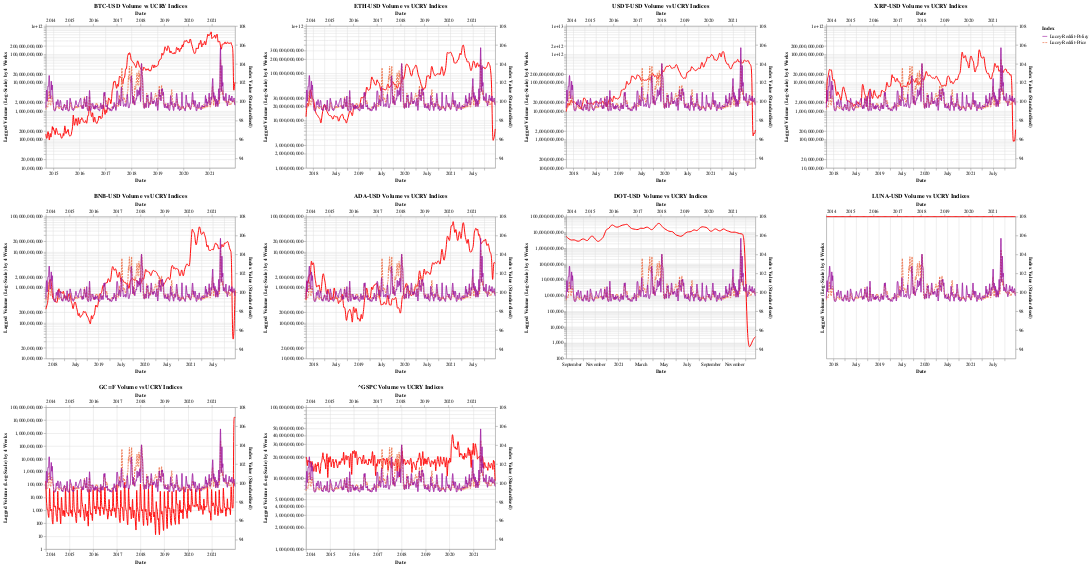

The code cell stored with this chart in its notebook:
### Markdown cell above
**Volume when h=4**

### Code cell
gen_Y_vs_ucry_chart(4, Y='Volume')

### Figure 1 — Vega-Lite specification as saved in the notebook (floating-point values rounded to 4 significant figures; data arrays with more than 128 entries replaced by an {"elided": "..."} marker saying what was removed)
{"config": {"view": {"continuousWidth": 400, "continuousHeight": 300}}, "concat": [{"layer": [{"mark": {"type": "line", "interpolate": "basis"}, "encoding": {"color": {"value": "#FF0000"}, "tooltip": [{"field": "Date", "type": "temporal"}, {"field": "Volume (Lag=4)", "type": "quantitative"}, {"field": "Ticker", "type": "nominal"}], "x": {"field": "Date", "type": "temporal"}, "y": {"field": "Volume (Lag=4)", "scale": {"type": "log"}, "title": "Lagged Volume (Log-Scale) by 4 Weeks", "type": "quantitative"}}}, {"data": {"name": "data-9193622dbca9102f8eda1e621fa5ecb6"}, "mark": {"type": "line", "interpolate": "basis"}, "encoding": {"color": {"field": "Index", "scale": {"scheme": "plasma"}, "type": "nominal"}, "strokeDash": {"field": "Index", "type": "nominal"}, "tooltip": [{"field": "Date", "type": "temporal"}, {"field": "Index Value (Standardised)", "type": "quantitative"}, {"field": "Index", "type": "nominal"}], "x": {"field": "Date", "type": "temporal"}, "y": {"field": "Index Value (Standardised)", "scale": {"domain": [93, 108]}, "type": "quantitative"}}}], "data": {"name": "data-e4246e226d0b272a9b80b066c17310ea"}, "resolve": {"scale": {"x": "independent", "y": "independent"}}, "title": "BTC-USD Volume vs UCRY Indices", "transform": [{"filter": "(datum.Ticker === 'BTC-USD')"}]}, {"layer": [{"mark": {"type": "line", "interpolate": "basis"}, "encoding": {"color": {"value": "#FF0000"}, "tooltip": [{"field": "Date", "type": "temporal"}, {"field": "Volume (Lag=4)", "type": "quantitative"}, {"field": "Ticker", "type": "nominal"}], "x": {"field": "Date", "type": "temporal"}, "y": {"field": "Volume (Lag=4)", "scale": {"type": "log"}, "title": "Lagged Volume (Log-Scale) by 4 Weeks", "type": "quantitative"}}}, {"data": {"name": "data-9193622dbca9102f8eda1e621fa5ecb6"}, "mark": {"type": "line", "interpolate": "basis"}, "encoding": {"color": {"field": "Index", "scale": {"scheme": "plasma"}, "type": "nominal"}, "strokeDash": {"field": "Index", "type": "nominal"}, "tooltip": [{"field": "Date", "type": "temporal"}, {"field": "Index Value (Standardised)", "type": "quantitative"}, {"field": "Index", "type": "nominal"}], "x": {"field": "Date", "type": "temporal"}, "y": {"field": "Index Value (Standardised)", "scale": {"domain": [93, 108]}, "type": "quantitative"}}}], "data": {"name": "data-e4246e226d0b272a9b80b066c17310ea"}, "resolve": {"scale": {"x": "independent", "y": "independent"}}, "title": "ETH-USD Volume vs UCRY Indices", "transform": [{"filter": "(datum.Ticker === 'ETH-USD')"}]}, {"layer": [{"mark": {"type": "line", "interpolate": "basis"}, "encoding": {"color": {"value": "#FF0000"}, "tooltip": [{"field": "Date", "type": "temporal"}, {"field": "Volume (Lag=4)", "type": "quantitative"}, {"field": "Ticker", "type": "nominal"}], "x": {"field": "Date", "type": "temporal"}, "y": {"field": "Volume (Lag=4)", "scale": {"type": "log"}, "title": "Lagged Volume (Log-Scale) by 4 Weeks", "type": "quantitative"}}}, {"data": {"name": "data-9193622dbca9102f8eda1e621fa5ecb6"}, "mark": {"type": "line", "interpolate": "basis"}, "encoding": {"color": {"field": "Index", "scale": {"scheme": "plasma"}, "type": "nominal"}, "strokeDash": {"field": "Index", "type": "nominal"}, "tooltip": [{"field": "Date", "type": "temporal"}, {"field": "Index Value (Standardised)", "type": "quantitative"}, {"field": "Index", "type": "nominal"}], "x": {"field": "Date", "type": "temporal"}, "y": {"field": "Index Value (Standardised)", "scale": {"domain": [93, 108]}, "type": "quantitative"}}}], "data": {"name": "data-e4246e226d0b272a9b80b066c17310ea"}, "resolve": {"scale": {"x": "independent", "y": "independent"}}, "title": "USDT-USD Volume vs UCRY Indices", "transform": [{"filter": "(datum.Ticker === 'USDT-USD')"}]}, {"layer": [{"mark": {"type": "line", "interpolate": "basis"}, "encoding": {"color": {"value": "#FF0000"}, "tooltip": [{"field": "Date", "type": "temporal"}, {"field": "Volume (Lag=4)", "type": "quantitative"}, {"field": "Ticker", "type": "nominal"}], "x": {"field": "Date", "type": "temporal"}, "y": {"field": "Volume (Lag=4)", "scale": {"type": "log"}, "title": "Lagged Volume (Log-Scale) by 4 Weeks", "type": "quantitative"}}}, {"data": {"name": "data-9193622dbca9102f8eda1e621fa5ecb6"}, "mark": {"type": "line", "interpolate": "basis"}, "encoding": {"color": {"field": "Index", "scale": {"scheme": "plasma"}, "type": "nominal"}, "strokeDash": {"field": "Index", "type": "nominal"}, "tooltip": [{"field": "Date", "type": "temporal"}, {"field": "Index Value (Standardised)", "type": "quantitative"}, {"field": "Index", "type": "nominal"}], "x": {"field": "Date", "type": "temporal"}, "y": {"field": "Index Value (Standardised)", "scale": {"domain": [93, 108]}, "type": "quantitative"}}}], "data": {"name": "data-e4246e226d0b272a9b80b066c17310ea"}, "resolve": {"scale": {"x": "independent", "y": "independent"}}, "title": "XRP-USD Volume vs UCRY Indices", "transform": [{"filter": "(datum.Ticker === 'XRP-USD')"}]}, {"layer": [{"mark": {"type": "line", "interpolate": "basis"}, "encoding": {"color": {"value": "#FF0000"}, "tooltip": [{"field": "Date", "type": "temporal"}, {"field": "Volume (Lag=4)", "type": "quantitative"}, {"field": "Ticker", "type": "nominal"}], "x": {"field": "Date", "type": "temporal"}, "y": {"field": "Volume (Lag=4)", "scale": {"type": "log"}, "title": "Lagged Volume (Log-Scale) by 4 Weeks", "type": "quantitative"}}}, {"data": {"name": "data-9193622dbca9102f8eda1e621fa5ecb6"}, "mark": {"type": "line", "interpolate": "basis"}, "encoding": {"color": {"field": "Index", "scale": {"scheme": "plasma"}, "type": "nominal"}, "strokeDash": {"field": "Index", "type": "nominal"}, "tooltip": [{"field": "Date", "type": "temporal"}, {"field": "Index Value (Standardised)", "type": "quantitative"}, {"field": "Index", "type": "nominal"}], "x": {"field": "Date", "type": "temporal"}, "y": {"field": "Index Value (Standardised)", "scale": {"domain": [93, 108]}, "type": "quantitative"}}}], "data": {"name": "data-e4246e226d0b272a9b80b066c17310ea"}, "resolve": {"scale": {"x": "independent", "y": "independent"}}, "title": "BNB-USD Volume vs UCRY Indices", "transform": [{"filter": "(datum.Ticker === 'BNB-USD')"}]}, {"layer": [{"mark": {"type": "line", "interpolate": "basis"}, "encoding": {"color": {"value": "#FF0000"}, "tooltip": [{"field": "Date", "type": "temporal"}, {"field": "Volume (Lag=4)", "type": "quantitative"}, {"field": "Ticker", "type": "nominal"}], "x": {"field": "Date", "type": "temporal"}, "y": {"field": "Volume (Lag=4)", "scale": {"type": "log"}, "title": "Lagged Volume (Log-Scale) by 4 Weeks", "type": "quantitative"}}}, {"data": {"name": "data-9193622dbca9102f8eda1e621fa5ecb6"}, "mark": {"type": "line", "interpolate": "basis"}, "encoding": {"color": {"field": "Index", "scale": {"scheme": "plasma"}, "type": "nominal"}, "strokeDash": {"field": "Index", "type": "nominal"}, "tooltip": [{"field": "Date", "type": "temporal"}, {"field": "Index Value (Standardised)", "type": "quantitative"}, {"field": "Index", "type": "nominal"}], "x": {"field": "Date", "type": "temporal"}, "y": {"field": "Index Value (Standardised)", "scale": {"domain": [93, 108]}, "type": "quantitative"}}}], "data": {"name": "data-e4246e226d0b272a9b80b066c17310ea"}, "resolve": {"scale": {"x": "independent", "y": "independent"}}, "title": "ADA-USD Volume vs UCRY Indices", "transform": [{"filter": "(datum.Ticker === 'ADA-USD')"}]}, {"layer": [{"mark": {"type": "line", "interpolate": "basis"}, "encoding": {"color": {"value": "#FF0000"}, "tooltip": [{"field": "Date", "type": "temporal"}, {"field": "Volume (Lag=4)", "type": "quantitative"}, {"field": "Ticker", "type": "nominal"}], "x": {"field": "Date", "type": "temporal"}, "y": {"field": "Volume (Lag=4)", "scale": {"type": "log"}, "title": "Lagged Volume (Log-Scale) by 4 Weeks", "type": "quantitative"}}}, {"data": {"name": "data-9193622dbca9102f8eda1e621fa5ecb6"}, "mark": {"type": "line", "interpolate": "basis"}, "encoding": {"color": {"field": "Index", "scale": {"scheme": "plasma"}, "type": "nominal"}, "strokeDash": {"field": "Index", "type": "nominal"}, "tooltip": [{"field": "Date", "type": "temporal"}, {"field": "Index Value (Standardised)", "type": "quantitative"}, {"field": "Index", "type": "nominal"}], "x": {"field": "Date", "type": "temporal"}, "y": {"field": "Index Value (Standardised)", "scale": {"domain": [93, 108]}, "type": "quantitative"}}}], "data": {"name": "data-e4246e226d0b272a9b80b066c17310ea"}, "resolve": {"scale": {"x": "independent", "y": "independent"}}, "title": "DOT-USD Volume vs UCRY Indices", "transform": [{"filter": "(datum.Ticker === 'DOT-USD')"}]}, {"layer": [{"mark": {"type": "line", "interpolate": "basis"}, "encoding": {"color": {"value": "#FF0000"}, "tooltip": [{"field": "Date", "type": "temporal"}, {"field": "Volume (Lag=4)", "type": "quantitative"}, {"field": "Ticker", "type": "nominal"}], "x": {"field": "Date", "type": "temporal"}, "y": {"field": "Volume (Lag=4)", "scale": {"type": "log"}, "title": "Lagged Volume (Log-Scale) by 4 Weeks", "type": "quantitative"}}}, {"data": {"name": "data-9193622dbca9102f8eda1e621fa5ecb6"}, "mark": {"type": "line", "interpolate": "basis"}, "encoding": {"color": {"field": "Index", "scale": {"scheme": "plasma"}, "type": "nominal"}, "strokeDash": {"field": "Index", "type": "nominal"}, "tooltip": [{"field": "Date", "type": "temporal"}, {"field": "Index Value (Standardised)", "type": "quantitative"}, {"field": "Index", "type": "nominal"}], "x": {"field": "Date", "type": "temporal"}, "y": {"field": "Index Value (Standardised)", "scale": {"domain": [93, 108]}, "type": "quantitative"}}}], "data": {"name": "data-e4246e226d0b272a9b80b066c17310ea"}, "resolve": {"scale": {"x": "independent", "y": "independent"}}, "title": "LUNA-USD Volume vs UCRY Indices", "transform": [{"filter": "(datum.Ticker === 'LUNA-USD')"}]}, {"layer": [{"mark": {"type": "line", "interpolate": "basis"}, "encoding": {"color": {"value": "#FF0000"}, "tooltip": [{"field": "Date", "type": "temporal"}, {"field": "Volume (Lag=4)", "type": "quantitative"}, {"field": "Ticker", "type": "nominal"}], "x": {"field": "Date", "type": "temporal"}, "y": {"field": "Volume (Lag=4)", "scale": {"type": "log"}, "title": "Lagged Volume (Log-Scale) by 4 Weeks", "type": "quantitative"}}}, {"data": {"name": "data-9193622dbca9102f8eda1e621fa5ecb6"}, "mark": {"type": "line", "interpolate": "basis"}, "encoding": {"color": {"field": "Index", "scale": {"scheme": "plasma"}, "type": "nominal"}, "strokeDash": {"field": "Index", "type": "nominal"}, "tooltip": [{"field": "Date", "type": "temporal"}, {"field": "Index Value (Standardised)", "type": "quantitative"}, {"field": "Index", "type": "nominal"}], "x": {"field": "Date", "type": "temporal"}, "y": {"field": "Index Value (Standardised)", "scale": {"domain": [93, 108]}, "type": "quantitative"}}}], "data": {"name": "data-e4246e226d0b272a9b80b066c17310ea"}, "resolve": {"scale": {"x": "independent", "y": "independent"}}, "title": "GC=F Volume vs UCRY Indices", "transform": [{"filter": "(datum.Ticker === 'GC=F')"}]}, {"layer": [{"mark": {"type": "line", "interpolate": "basis"}, "encoding": {"color": {"value": "#FF0000"}, "tooltip": [{"field": "Date", "type": "temporal"}, {"field": "Volume (Lag=4)", "type": "quantitative"}, {"field": "Ticker", "type": "nominal"}], "x": {"field": "Date", "type": "temporal"}, "y": {"field": "Volume (Lag=4)", "scale": {"type": "log"}, "title": "Lagged Volume (Log-Scale) by 4 Weeks", "type": "quantitative"}}}, {"data": {"name": "data-9193622dbca9102f8eda1e621fa5ecb6"}, "mark": {"type": "line", "interpolate": "basis"}, "encoding": {"color": {"field": "Index", "scale": {"scheme": "plasma"}, "type": "nominal"}, "strokeDash": {"field": "Index", "type": "nominal"}, "tooltip": [{"field": "Date", "type": "temporal"}, {"field": "Index Value (Standardised)", "type": "quantitative"}, {"field": "Index", "type": "nominal"}], "x": {"field": "Date", "type": "temporal"}, "y": {"field": "Index Value (Standardised)", "scale": {"domain": [93, 108]}, "type": "quantitative"}}}], "data": {"name": "data-e4246e226d0b272a9b80b066c17310ea"}, "resolve": {"scale": {"x": "independent", "y": "independent"}}, "title": "^GSPC Volume vs UCRY Indices", "transform": [{"filter": "(datum.Ticker === '^GSPC')"}]}], "columns": 4, "$schema": "https://vega.github.io/schema/vega-lite/v4.17.0.json", "datasets": {"data-e4246e226d0b272a9b80b066c17310ea": {"elided": "2587 records"}, "data-9193622dbca9102f8eda1e621fa5ecb6": {"elided": "836 records"}}}
